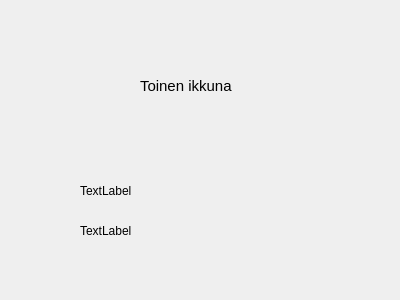
<?xml version="1.0" encoding="UTF-8"?>
<ui version="4.0">
 <class>Form2</class>
 <widget class="QDialog" name="Form2">
  <property name="geometry">
   <rect>
    <x>0</x>
    <y>0</y>
    <width>400</width>
    <height>300</height>
   </rect>
  </property>
  <property name="windowTitle">
   <string>Dialog</string>
  </property>
  <widget class="QLabel" name="label">
   <property name="geometry">
    <rect>
     <x>140</x>
     <y>50</y>
     <width>101</width>
     <height>71</height>
    </rect>
   </property>
   <property name="font">
    <font>
     <pointsize>11</pointsize>
    </font>
   </property>
   <property name="text">
    <string>Toinen ikkuna</string>
   </property>
  </widget>
  <widget class="QLabel" name="labelFname">
   <property name="geometry">
    <rect>
     <x>80</x>
     <y>160</y>
     <width>151</width>
     <height>61</height>
    </rect>
   </property>
   <property name="text">
    <string>TextLabel</string>
   </property>
  </widget>
  <widget class="QLabel" name="labelLname">
   <property name="geometry">
    <rect>
     <x>80</x>
     <y>200</y>
     <width>151</width>
     <height>61</height>
    </rect>
   </property>
   <property name="text">
    <string>TextLabel</string>
   </property>
  </widget>
 </widget>
 <resources/>
 <connections/>
</ui>
